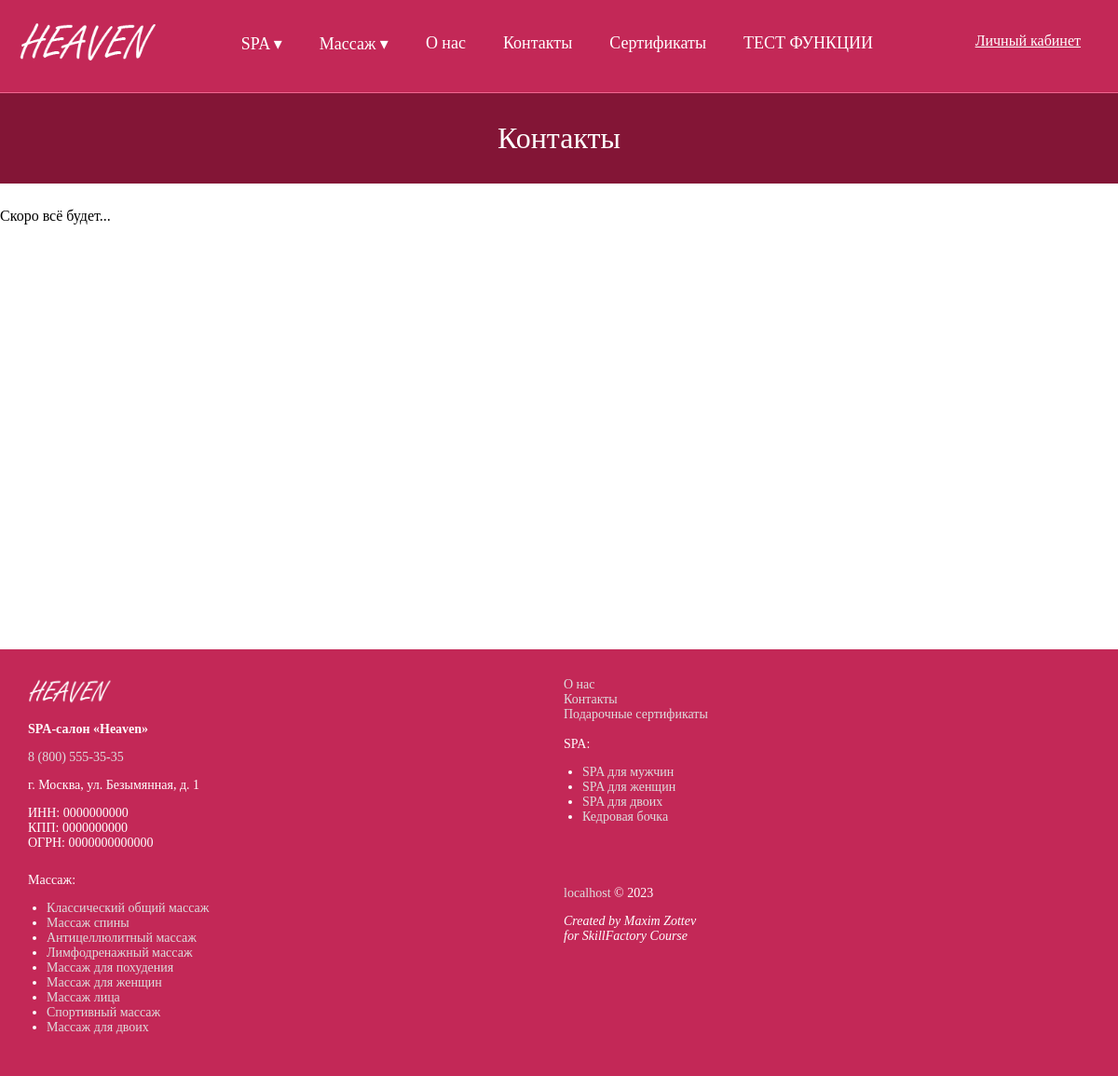
The app's page /contact with its own data.
### tables this page shows
CREATE TABLE `static` (
  `id` int NOT NULL,
  `name` text NOT NULL,
  `title` text NOT NULL,
  `content` text NOT NULL
);

CREATE TABLE `config` (
  `parameter` text NOT NULL,
  `value` text NOT NULL
);

### core/core.php (called while the page is built, shortened)
<?php
include("core/dbconf.php");
@$act = $_GET['act'];
function getConfVar($param) {
    global $db;
    $result = $db->query("select `value` from `config` where `parameter`='$param' limit 1");
    if ($result->num_rows>0) {
        return $result->fetch_assoc()['value'];
    }
    return "Param not found";
}

### index.php (the view, shortened to what this page needs)
<?php
include("core/core.php");
?>
<!DOCTYPE html>
<html lang="en">
<head>
    <link rel="stylesheet" href="/template/css/style.css">
</head>
<body>
    <?php
    include("template/modules/content.php");
    ?>
</body>
</html>

### template/pages/static.php
<div class="page_heading">
    <?=$page['title'];?>
</div>
<div class="content">
    <div class="container">
        <?=$page['content'];?>
    </div>
</div>

### template/modules/footer.php (shortened to what this page needs)
<div class="footer">
    <div class="container grid-4">
        <div class="about">
            <img src="/template/media/logo-transparent-white.png">
            <p><b><?=getConfVar("orgname");?></b></p>
            <p><a href="tel:<?=getConfVar("phone");?>">
                <?php $phone = getConfVar("phone"); echo sprintf("%s (%s) %s-%s-%s", substr($phone,0,1), substr($phone,1,3), substr($phone,4,3), substr($phone,7,2), substr($phone,9,2)); ?>
            </a></p>
            <p><?=getConfVar("address");?></p>
            <p>ИНН: <?=getConfVar("inn");?><br>КПП: <?=getConfVar("kpp");?><br>ОГРН: <?=getConfVar("ogrn");?></p>
        </div>
        <div>
            <a href="/about">О нас</a><br>
            <a href="/contact">Контакты</a><br>
            <a href="/certificates">Подарочные сертификаты</a><br><br>
            SPA:
            <ul>
                <li><a href="/spa/for-man">SPA для мужчин</a></li>
                <li><a href="/spa/for-woman">SPA для женщин</a></li>
                <li><a href="/spa/for-couples">SPA для двоих</a></li>
                <li><a href="/spa/cedar-barrel">Кедровая бочка</a></li>
            </ul>
        </div>
        <div>
            Массаж:
            <ul>
                <li><a href="/massage/classic">Классический общий массаж</a></li>
                <li><a href="/massage/back">Массаж спины</a></li>
                <li><a href="/massage/anticellulite">Антицеллюлитный массаж</a></li>
                <li><a href="/massage/lymph">Лимфодренажный массаж</a></li>
                <li><a href="/massage/weight-loss">Массаж для похудения</a></li>
                <li><a href="/massage/for-woman">Массаж для женщин</a></li>
                <li><a href="/massage/face">Массаж лица</a></li>
                <li><a href="/massage/sport">Спортивный массаж</a></li>
                <li><a href="/massage/for-couples">Массаж для двоих</a></li>
            </ul>
        </div>
        <div class="developer">
            <p><a href="//<?=$_SERVER['SERVER_NAME'];?>"><?=$_SERVER['SERVER_NAME'];?></a> &copy; <?=date("Y");?></p>
            <p><?=getConfVar("developer");?></p>
        </div>
    </div>
</div>

### template/css/style.css (style rules this page uses)
:root { --accent: #c32857; --dark: #831536; }
* { box-sizing: border-box; }
body { font-family: 'Tahoma'; padding: 0; margin: 0; }
a { color: #c5335f; }
.container { width: 1400px; margin: 0 auto; }
.grid-4 { display: grid; grid-template-columns: repeat(4,1fr); grid-gap: 10px; }
.content { padding: 10px 0; min-height: 500px; }
.footer { background-color: var(--accent); color: white; padding: 30px; font-size: 14px; }
.footer a { color: #ddd; text-decoration: none; }
.footer .about img { height: 30px; }
.footer ul { padding-left: 20px; }
@media screen and (max-width: 1450px) { .container { width: 100%; } }
@media screen and (max-width: 1450px) { .footer > .container { grid-template-columns: repeat(2,1fr); } }
.page_heading { font-size: 2em; color: white; background-color: var(--dark); padding: 30px; text-align: center; }

### records on screen
static: title "Контакты", content "Скоро всё будет..."
config: value "SPA-салон «Heaven»"
config: value "8", value "800", value "555", value "35"
config: value "г. Москва, ул. Безымянная, д. 1"
config: value "0000000000"
config: value "0000000000"
config: value "0000000000000"
config: value "Created by Maxim Zottev for SkillFactory Course"

### other values on screen
$_SERVER['SERVER_NAME'] "localhost"
